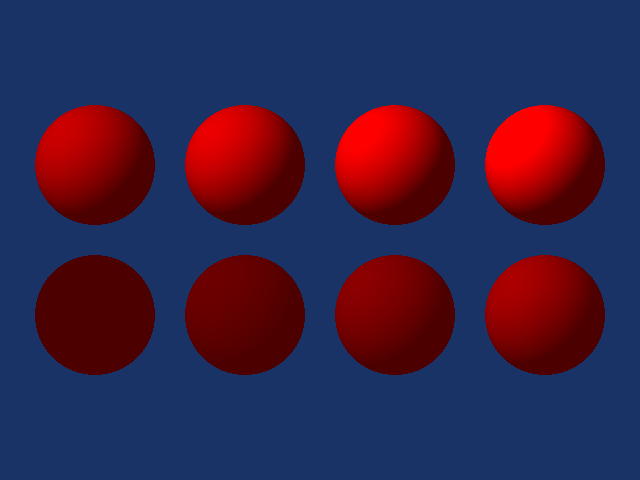

The script that drew this image:
#!/usr/bin/env python

# Demonstrate the effect of the diffuse lighting coefficient on a row of
# eight spheres, with diffuse increasing from 0.0 to 0.875.

# Factory overrides: importing these modules registers the OpenGL rendering
# and interaction style implementations for vtkRenderingCore factory classes.
import vtkmodules.vtkInteractionStyle  # noqa: F401
import vtkmodules.vtkRenderingOpenGL2  # noqa: F401

# VTK pipeline classes used in this example
from vtkmodules.vtkFiltersSources import vtkSphereSource
from vtkmodules.vtkRenderingCore import (
    vtkActor,
    vtkLight,
    vtkPolyDataMapper,
    vtkRenderWindow,
    vtkRenderWindowInteractor,
    vtkRenderer,
)

# Colors (normalized RGB)
sphere_color = (1.0, 0.0, 0.0)
background = (0.102, 0.200, 0.400)

# Source: generate a high-resolution sphere shared by all actors
sphere = vtkSphereSource()
sphere.SetThetaResolution(100)
sphere.SetPhiResolution(50)

# Mapper: map sphere polygon data to graphics primitives
mapper = vtkPolyDataMapper()
mapper.SetInputConnection(sphere.GetOutputPort())

# Actor 0: diffuse 0.000
actor_0 = vtkActor()
actor_0.SetMapper(mapper)
actor_0.GetProperty().SetColor(sphere_color)
actor_0.GetProperty().SetAmbient(0.3)
actor_0.GetProperty().SetDiffuse(0.000)
actor_0.GetProperty().SetSpecular(0.0)
actor_0.AddPosition(0.0, 0.0, 0.0)

# Actor 1: diffuse 0.125
actor_1 = vtkActor()
actor_1.SetMapper(mapper)
actor_1.GetProperty().SetColor(sphere_color)
actor_1.GetProperty().SetAmbient(0.3)
actor_1.GetProperty().SetDiffuse(0.125)
actor_1.GetProperty().SetSpecular(0.0)
actor_1.AddPosition(1.25, 0.0, 0.0)

# Actor 2: diffuse 0.250
actor_2 = vtkActor()
actor_2.SetMapper(mapper)
actor_2.GetProperty().SetColor(sphere_color)
actor_2.GetProperty().SetAmbient(0.3)
actor_2.GetProperty().SetDiffuse(0.250)
actor_2.GetProperty().SetSpecular(0.0)
actor_2.AddPosition(2.50, 0.0, 0.0)

# Actor 3: diffuse 0.375
actor_3 = vtkActor()
actor_3.SetMapper(mapper)
actor_3.GetProperty().SetColor(sphere_color)
actor_3.GetProperty().SetAmbient(0.3)
actor_3.GetProperty().SetDiffuse(0.375)
actor_3.GetProperty().SetSpecular(0.0)
actor_3.AddPosition(3.75, 0.0, 0.0)

# Actor 4: diffuse 0.500
actor_4 = vtkActor()
actor_4.SetMapper(mapper)
actor_4.GetProperty().SetColor(sphere_color)
actor_4.GetProperty().SetAmbient(0.3)
actor_4.GetProperty().SetDiffuse(0.500)
actor_4.GetProperty().SetSpecular(0.0)
actor_4.AddPosition(0.0, 1.25, 0.0)

# Actor 5: diffuse 0.625
actor_5 = vtkActor()
actor_5.SetMapper(mapper)
actor_5.GetProperty().SetColor(sphere_color)
actor_5.GetProperty().SetAmbient(0.3)
actor_5.GetProperty().SetDiffuse(0.625)
actor_5.GetProperty().SetSpecular(0.0)
actor_5.AddPosition(1.25, 1.25, 0.0)

# Actor 6: diffuse 0.750
actor_6 = vtkActor()
actor_6.SetMapper(mapper)
actor_6.GetProperty().SetColor(sphere_color)
actor_6.GetProperty().SetAmbient(0.3)
actor_6.GetProperty().SetDiffuse(0.750)
actor_6.GetProperty().SetSpecular(0.0)
actor_6.AddPosition(2.50, 1.25, 0.0)

# Actor 7: diffuse 0.875
actor_7 = vtkActor()
actor_7.SetMapper(mapper)
actor_7.GetProperty().SetColor(sphere_color)
actor_7.GetProperty().SetAmbient(0.3)
actor_7.GetProperty().SetDiffuse(0.875)
actor_7.GetProperty().SetSpecular(0.0)
actor_7.AddPosition(3.75, 1.25, 0.0)

# Light: single directional light for uniform comparison
light = vtkLight()
light.SetFocalPoint(1.875, 0.6125, 0)
light.SetPosition(0.875, 1.6125, 1)

# Renderer: assemble the scene with parallel projection
renderer = vtkRenderer()
renderer.AddActor(actor_0)
renderer.AddActor(actor_1)
renderer.AddActor(actor_2)
renderer.AddActor(actor_3)
renderer.AddActor(actor_4)
renderer.AddActor(actor_5)
renderer.AddActor(actor_6)
renderer.AddActor(actor_7)
renderer.AddLight(light)
renderer.SetBackground(background)

# Window: display the rendered scene
render_window = vtkRenderWindow()
render_window.AddRenderer(renderer)
render_window.SetWindowName("diffuse spheres")
render_window.SetMultiSamples(0)
render_window.SetSize(640, 480)

# Scene: configure the camera
renderer.GetActiveCamera().SetFocalPoint(0, 0, 0)
renderer.GetActiveCamera().SetPosition(0, 0, 1)
renderer.GetActiveCamera().SetViewUp(0, 1, 0)
renderer.GetActiveCamera().ParallelProjectionOn()
renderer.ResetCamera()
renderer.GetActiveCamera().SetParallelScale(2.0)

# Interactor: handle mouse and keyboard events
interactor = vtkRenderWindowInteractor()
interactor.SetRenderWindow(render_window)

# Launch the interactive visualization
render_window.Render()
interactor.Start()
